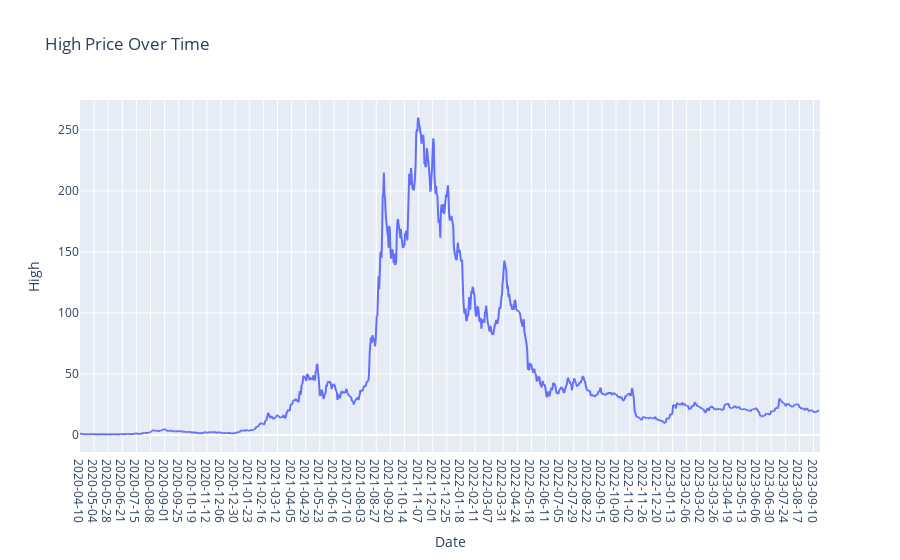

The cell this chart's notebook holds for it:
### Markdown cell above
## i) Graph for High Column Values

### Code cell
plt.figure(figsize=(14, 6))
fig = px.line(SOLANA.High,x=SOLANA.Date, y='High', labels={'x': 'Date', 'y': 'Price'}, title='High Price Over Time')
fig.update_xaxes(type='category')  # Ensure the x-axis treats the index as categorical (date)
fig.show()

### Figure 1 — Plotly figure (JSON) as saved in the notebook; plotly's stock layout.template omitted (floating-point values rounded to 4 significant figures; data arrays with more than 128 entries replaced by an {"elided": "..."} marker saying what was removed)
{"data": [{"hovertemplate": "Date=%{x}<br>High=%{y}<extra></extra>", "legendgroup": "", "line": {"color": "#636efa", "dash": "solid"}, "marker": {"symbol": "circle"}, "mode": "lines", "name": "", "showlegend": false, "type": "scattergl", "x": {"elided": "1260 str values"}, "xaxis": "x", "y": {"elided": "1260 float values"}, "yaxis": "y"}], "layout": {"legend": {"tracegroupgap": 0}, "title": {"text": "High Price Over Time"}, "xaxis": {"anchor": "y", "domain": [0, 1], "title": {"text": "Date"}, "type": "category"}, "yaxis": {"anchor": "x", "domain": [0, 1], "title": {"text": "High"}}}}
